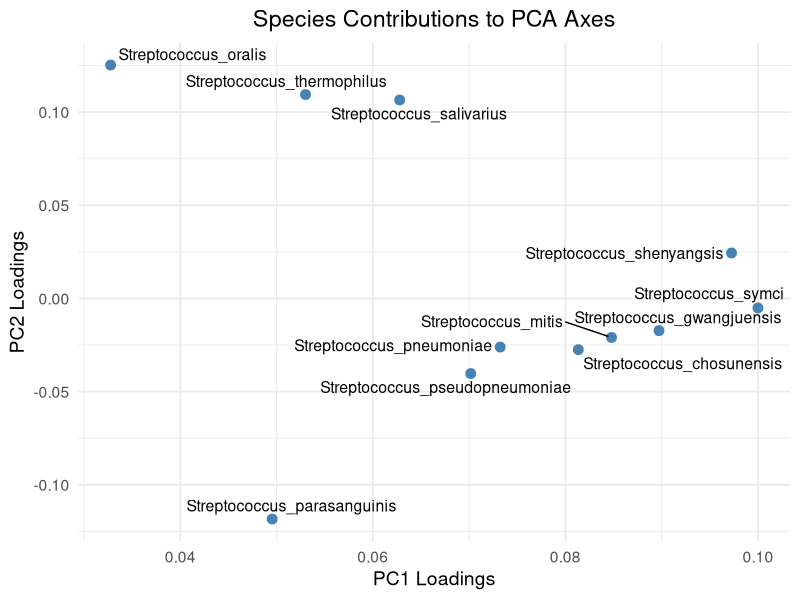

Reproduce this figure in R.
# === Load species-level loadings and summarize ===
library(ggplot2)
library(dplyr)
library(ggrepel)
library(readr)

# Read PCA loadings
loadings <- read_tsv("pca_feature_loadings.tsv", show_col_types = FALSE)

# Extract species name (text before first "|")
loadings <- loadings %>%
  mutate(species = sub("\\|.*", "", feature))

# Summarize by species: take mean absolute loading per PC
species_loadings <- loadings %>%
  group_by(species) %>%
  summarize(
    PC1 = mean(PC1),
    PC2 = mean(PC2),
    abs_PC1 = mean(abs_PC1),
    abs_PC2 = mean(abs_PC2)
  ) %>%
  ungroup()

# Identify top separating species (strongest loadings along PC1 or PC2)
top_species <- species_loadings %>%
  mutate(abs_sum = abs_PC1 + abs_PC2) %>%
  arrange(desc(abs_sum)) %>%
  slice(1:15)  # adjust number of labels

# === Scatter plot of species-level contributions ===
p <- ggplot(species_loadings, aes(x = PC1, y = PC2)) +
  geom_point(alpha = 0.6, color = "gray60") +
  geom_point(data = top_species, aes(x = PC1, y = PC2), color = "steelblue", size = 3) +
  geom_text_repel(
    data = top_species,
    aes(label = species),
    size = 4,
    box.padding = 0.3,
    point.padding = 0.2,
    color = "black",
    max.overlaps = Inf
  ) +
  theme_minimal(base_size = 14) +
  labs(
    title = "Species Contributions to PCA Axes",
    x = "PC1 Loadings",
    y = "PC2 Loadings"
  ) +
  theme(plot.title = element_text(hjust = 0.5))

# === Save plot as high-resolution PNG ===
ggsave("../../figures/species_loadings.png", plot = p, width = 8, height = 8, dpi = 600)
cat("Species loadings plot saved as 'species_loadings.png' (600 DPI)\n")

